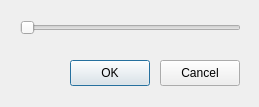
<?xml version="1.0" encoding="UTF-8"?>
<ui version="4.0">
 <class>SetAlpha</class>
 <widget class="QDialog" name="SetAlpha">
  <property name="geometry">
   <rect>
    <x>0</x>
    <y>0</y>
    <width>259</width>
    <height>107</height>
   </rect>
  </property>
  <property name="windowTitle">
   <string>Dialog</string>
  </property>
  <widget class="QPushButton" name="okButton">
   <property name="geometry">
    <rect>
     <x>70</x>
     <y>60</y>
     <width>80</width>
     <height>26</height>
    </rect>
   </property>
   <property name="text">
    <string>OK</string>
   </property>
  </widget>
  <widget class="QPushButton" name="cancelButton">
   <property name="geometry">
    <rect>
     <x>160</x>
     <y>60</y>
     <width>80</width>
     <height>26</height>
    </rect>
   </property>
   <property name="text">
    <string>Cancel</string>
   </property>
  </widget>
  <widget class="QSlider" name="horizontalSlider">
   <property name="geometry">
    <rect>
     <x>20</x>
     <y>20</y>
     <width>221</width>
     <height>16</height>
    </rect>
   </property>
   <property name="orientation">
    <enum>Qt::Horizontal</enum>
   </property>
  </widget>
 </widget>
 <resources/>
 <connections/>
</ui>
